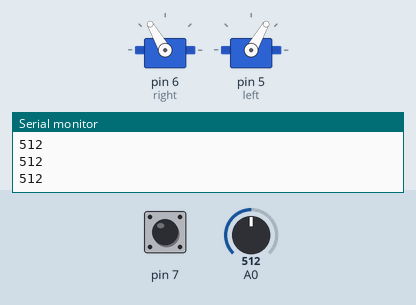
This sketch was run on a simulated Arduino Uno, built with avr-gcc and run on an emulated ATmega328P. Shown: 2 × servo, the last lines printed to the serial monitor. The test bench sets the inputs (shaded band); at power-on: A0 = 512, pin 7 HIGH.

Above: at 1.2 s.
1.3 s: A0 set to 581
2.8 s: A0 set to 611
At 3.7 s:
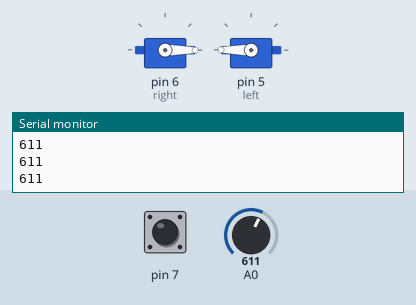
4.5 s: pin 7 pulled LOW for 0.15 s
At 4.58 s:
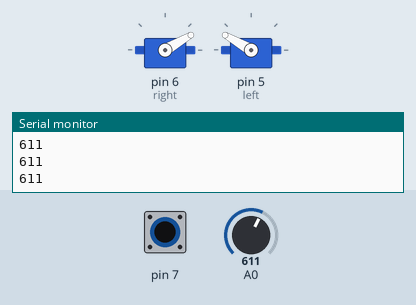
6.1 s: pin 7 pulled LOW for 3.2 s
At 10.5 s:
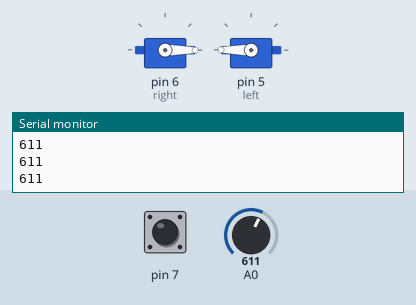
10.8 s: A0 set to 511
At 12.0 s:
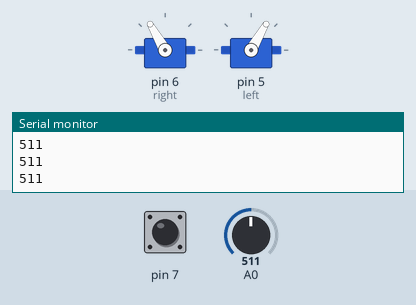
12.3 s: pin 7 pulled LOW for 1 s
At 13.1 s:
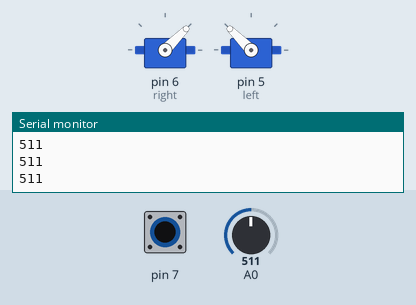
Timing chart, 0 to 15.3 s (numbered marks = the images above; inputs shaded):
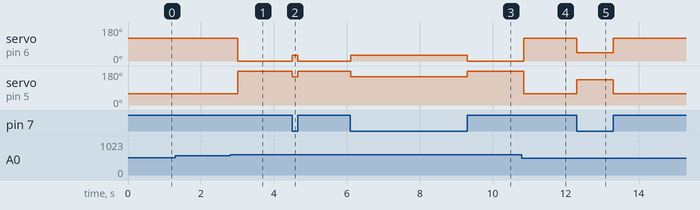

The sketch:

catEars.ino
```cpp
class Queue {
  public:
    float emptyValue = 0.00010100203;
    int queueSize = 0, rearPointer = 0, frontPointer = 0;
    float myQueue[100];

    Queue(int queueSize_) {
      queueSize = queueSize_;
      for (int i = 0; i < queueSize; i++) {
        myQueue[i] = emptyValue;
      }
    }

    Queue(int queueSize_, float emptyValue_) {
      queueSize = queueSize_;
      emptyValue = emptyValue_;
      for (int i = 0; i < queueSize; i++) {
        myQueue[i] = emptyValue;
      }
    }

    void enQueue(float dataItem) {
      if (!Full()) {
        myQueue[rearPointer] = dataItem;
        rearPointer = (rearPointer+1)%queueSize;
      } else Serial.println("Already Full ");
    }

    void deQueue() {
      if (!Empty()) {
        myQueue[frontPointer] = emptyValue;
        frontPointer = (frontPointer+1)%queueSize;
      } else Serial.println("Already Empty ");
    }
  /*
    float deQueue(int r) {
      float returnData = myQueue[frontPointer];
      if (!isEmpty()) {
        myQueue[frontPointer] = emptyValue;
        frontPointer = (frontPointer+1)%queueSize;
      } else Serial.println("Already Empty ");
      return returnData;
    }
  */
    boolean Full() {
      boolean full = true;
      for (int i = 0; i < queueSize; i++) {
        if (myQueue[i] == emptyValue) full = false;
      }
      return full;
    }

    boolean Empty() {
      boolean empty = true;
      for (int i = 0; i < queueSize; i++) {
        if (myQueue[i] != emptyValue) empty = false;
      }
      return empty;
    }

    void Reset() {
      rearPointer = 0;
      frontPointer = 0;
      for (int i = 0; i < queueSize; i++) {
        myQueue[i] = emptyValue;
      }
    }

    float maximum() {
      float maximum = 0;
      for (int i = 0; i < queueSize; i++) {
        if(myQueue[i] > maximum) maximum = myQueue[i];
      }
      return maximum;
    }

    float minimum() {
      float minimum = 1023;
      for (int i = 0; i < queueSize; i++) {
        if(myQueue[i] < minimum && myQueue[i] != emptyValue) minimum = myQueue[i];
      }
      return minimum;
    }

    void Fill(float v) {
      rearPointer = 0;
      frontPointer = 0;
      for (int i = 0; i < queueSize; i++) {
        myQueue[i] = v;
      }
    }

    float sum() {
      if (!Empty()) {
        float summ = 0;
        for (int i = 0; i < queueSize; i++) {
          if (myQueue[i] != emptyValue) {
            summ+=myQueue[i];
          }
        }
        return summ;
      } else return emptyValue;
    }

    float average() {
      if (!Empty()) {
        int n = 0;
        float summ = 0;
        for (int i = 0; i < queueSize; i++) {
          if (myQueue[i] != emptyValue) {
            n++;
            summ+=myQueue[i];
          }
        }
        return summ/n;
      } else return emptyValue;
    }
};

#include <Servo.h>

Servo right, left;
Queue brainData(30);

void setup() {
  Serial.begin(9600);

  right.attach(6);
  left.attach(5);
  pinMode(7, INPUT_PULLUP);

  brainData.Fill(0);
}

int servoMin = 0, servoMax = 120, servoValue = 90;
int treshold = 600;

void loop() {
  if (brainData.Full()) brainData.deQueue();
  brainData.enQueue(analogRead(A0));

  if(!digitalRead(7)) servoValue = constrain(map(brainData.average(), 820, 0, servoMin, servoMax), 0, 180);
  else servoValue = max(servoMin, servoMax*int(brainData.average() < treshold));

  right.write(servoValue);
  left.write(180 - servoValue);

  Serial.println(analogRead(A0));
  //Serial.println(digitalRead(7));
  delay(10);

}
```

Measured:
- the behaviour switches between 599 and 600 on A0 (found by bisection; images 0 and 1)
- after the input at 2.8 s, servo on pin 6 (right): 120° → 0° after 0.21 s; servo on pin 5 (left): 60° → 180° after 0.21 s
- after the input at 4.5 s, servo on pin 6 (right): 0° → 30° at once, → 0° 0.15 s later; servo on pin 5 (left): 180° → 150° at once, → 180° 0.15 s later
- after the input at 6.1 s, servo on pin 6 (right): 0° → 30° at once, → 0° 3.2 s later; servo on pin 5 (left): 180° → 150° at once, → 180° 3.2 s later
- after the input at 10.8 s, servo on pin 6 (right): 0° → 120° after 0.05 s; servo on pin 5 (left): 180° → 60° after 0.05 s
- after the input at 12.3 s, servo on pin 6 (right): 120° → 45° at once, → 120° 0.99 s later; servo on pin 5 (left): 60° → 135° at once, → 60° 0.99 s later
